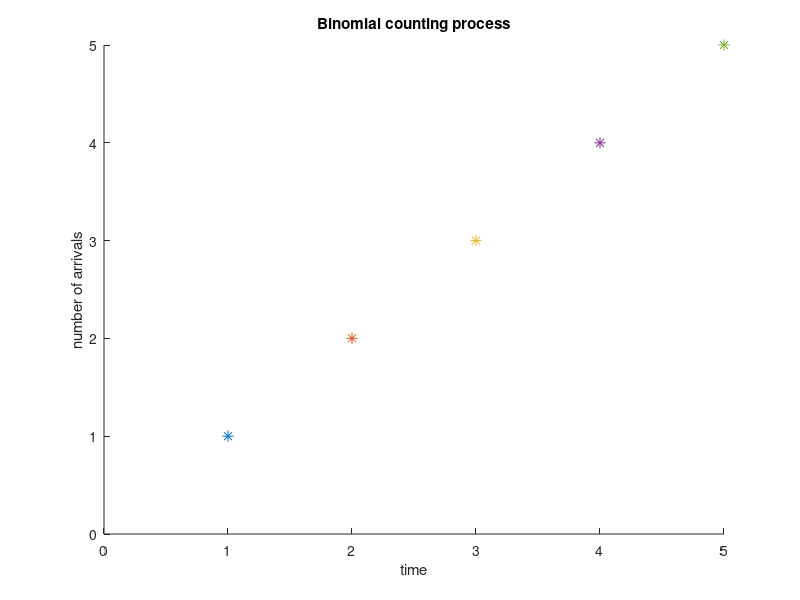

The MATLAB source for this figure:
% Simulate a binomial counting process
Nb = input('size of sample path = ');
p = input('probability of arrival = ');

X = zeros(1, Nb);
X(1) = (rand < p);
for t=2:Nb
    X(t) = X(t-1) + (rand<p); %count the number of successes
end

Del = input('frame size = ');
axis([0 Nb 0 max(X)]); % alocate the box for the graph

hold on

title('Binomial counting process');
xlabel('time');
ylabel('number of arrivals');

for t = 1:Nb
    plot(t, X(t), '*', 'MarkerSize', 8);
    pause(Del);
end;

hold off
